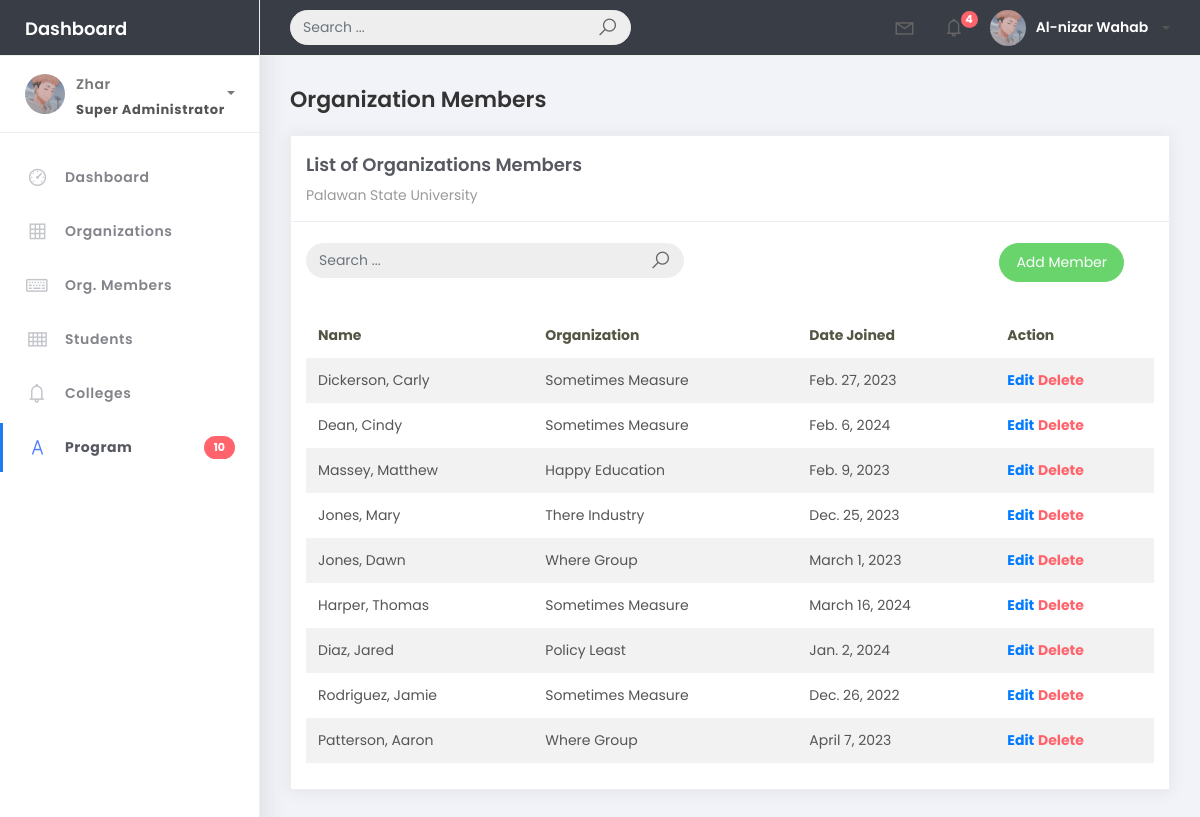
The page /orgmember_list on the database its author committed.
### studentorg/models.py (models this page shows)
class BaseModel(models.Model):
    created_at = models.DateTimeField(auto_now_add=True, db_index=True)
    updated_at = models.DateTimeField(auto_now=True)
    class Meta:
        abstract = True

class OrgMember(BaseModel):
    student = models.ForeignKey(Student, on_delete=models.CASCADE)
    organization = models.ForeignKey(Organization, on_delete=models.CASCADE)
    date_joined = models.DateField()

class Student(BaseModel):
    student_id = models.CharField(max_length=15)
    lastname = models.CharField(max_length=25)
    firstname = models.CharField(max_length=25)
    middlename = models.CharField(max_length=25, blank=True, null=True)
    program = models.ForeignKey(Program, on_delete=models.CASCADE)
    def __str__(self):
        return f"{self.lastname}, {self.firstname}"

class Organization(BaseModel):
    name = models.CharField(max_length=250)
    college = models.ForeignKey(College, null=True, blank=True, on_delete=models.CASCADE)
    description = models.CharField(max_length=500)
    def __str__(self):
        return self.name

### studentorg/views.py (the view)
# urls.py: path('orgmember_list', OrgMemberList.as_view(), name='orgmember-list'),
class OrgMemberList(ListView):
    model = OrgMember
    context_object_name = 'orgmember'
    template_name = 'org_member/orgmember_list.html'
    paginate_by = 10
    def get_queryset(self, *args, **kwargs):
        qs = super(OrgMemberList, self).get_queryset(*args, **kwargs)
        if self.request.GET.get("q") != None:
            query = self.request.GET.get('q')
            qs = qs.filter(Q(organization__name__icontains=query))
        return qs

### templates/org_member/orgmember_list.html (shortened to what this page needs)
{% extends 'base.html' %} {% load static %} {% block content %}
<div class="content">
  <div class="container-fluid">
    <h4 class="page-title">Organization Members</h4>
    <div class="row">
      <div class="col-md-12">
        <div class="card">
          <div class="card-header">
            <div class="card-title">List of Organizations Members</div>
            <div class="card-category">Palawan State University</div>
          </div>
          <br />
          <div class="col-md-12 row">
            <div class="col-md-6">
              <form class="navbar-left navbar-form nav-search mr-md-3" action="{% url 'orgmember-list' %}">
                <div class="input-group">
                  <input type="text"placeholder="Search ..." class="form-control" name="q"/>
                  <div class="input-group-append">
                    <span class="input-group-text">
                      <i class="la la-search search-icon"></i>
                    </span>
                  </div>
                </div>
              </form>
            </div>
            <div class="col-md-6">
              <div class="pull-right">
                <a
                  href="{% url 'orgmember-add' %}"
                  class="btn btn-success btn-rounded"
                  >Add Member</a
                >
              </div>
            </div>
          </div>
          <div class="card-body">
            <table class="table table-striped mt-3">
              <thead>
                <tr>
                  <th scope="col">Name</th>
                  <th scope="col">Organization</th>
                  <th scope="col">Date Joined</th>
                  <th scope="col">Action</th>
                </tr>
              </thead>
              <tbody>
                {% for object in object_list %}
                <tr>
                  <td>{{ object.student}}</td>
                  <td>{{ object.organization }}</td>
                  <td>{{ object.date_joined }}</td>
                  <td>
                    <a href="orgmember_list/{{object.id}}"><b>Edit</b></a>
                    <a href="orgmember_list/{{object.id}}/delete" class="text-danger"><b>Delete</b></a>
                  </td>
                </tr>
                {% endfor %}
              </tbody>
            </table>
          </div>
        </div>
      </div>
    </div>
  </div>
</div>
{% endblock %}

### rows shown on the page
OrgMember: student "Dickerson, Carly", organization "Sometimes Measure", date_joined "Feb. 27, 2023"
OrgMember: student "Dean, Cindy", organization "Sometimes Measure", date_joined "Feb. 6, 2024"
OrgMember: student "Massey, Matthew", organization "Happy Education", date_joined "Feb. 9, 2023"
OrgMember: student "Jones, Mary", organization "There Industry", date_joined "Dec. 25, 2023"
OrgMember: student "Jones, Dawn", organization "Where Group", date_joined "March 1, 2023"
OrgMember: student "Harper, Thomas", organization "Sometimes Measure", date_joined "March 16, 2024"
OrgMember: student "Diaz, Jared", organization "Policy Least", date_joined "Jan. 2, 2024"
OrgMember: student "Rodriguez, Jamie", organization "Sometimes Measure", date_joined "Dec. 26, 2022"
OrgMember: student "Patterson, Aaron", organization "Where Group", date_joined "April 7, 2023"
